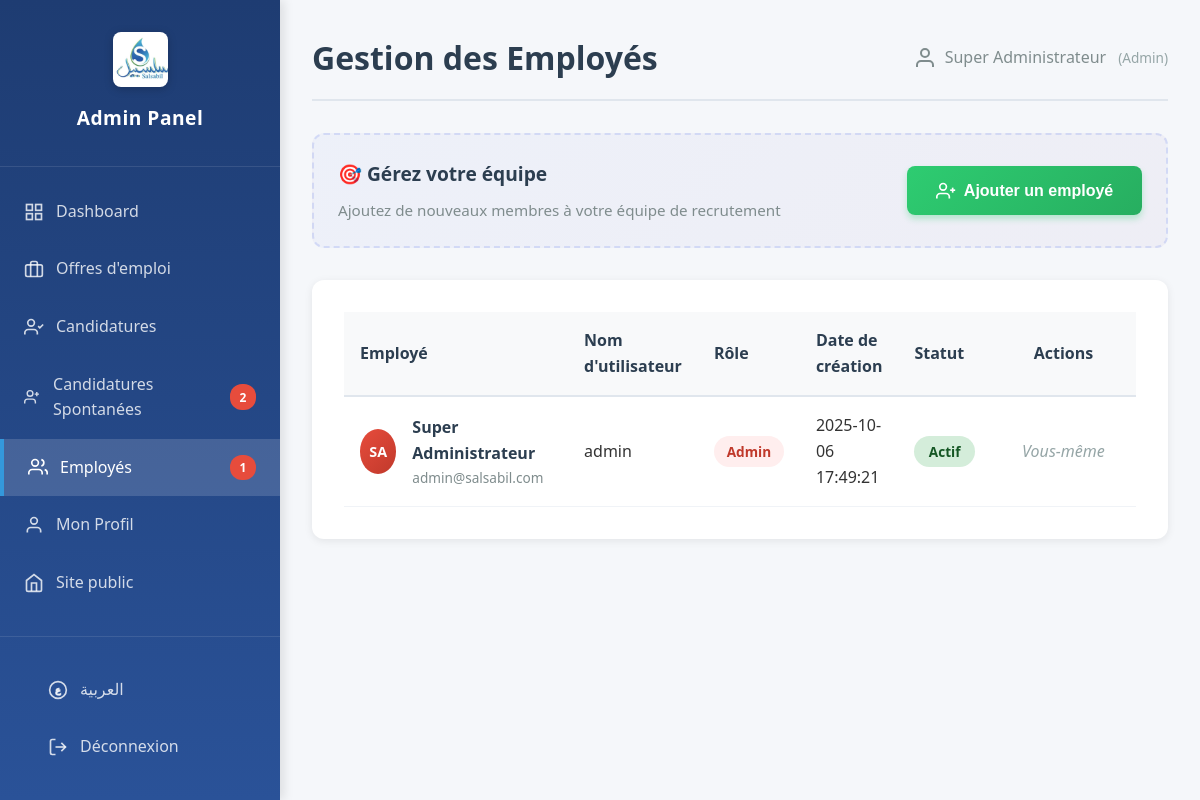
Page /admin/employees (signed in) on the committed database.
### tables this page shows
CREATE TABLE employees (
            id INTEGER PRIMARY KEY AUTOINCREMENT,
            username TEXT UNIQUE NOT NULL,
            password TEXT NOT NULL,
            prenom TEXT NOT NULL,
            nom TEXT NOT NULL,
            email TEXT UNIQUE NOT NULL,
            role TEXT NOT NULL,
            status TEXT DEFAULT 'actif',
            date_creation TEXT DEFAULT CURRENT_TIMESTAMP
        );

### app.py (the view)
@app.route('/admin/employees')
@login_required
@permission_required('view_employees')
def admin_employees():
    all_applications = get_all_applications()
    regular_applications = [app for app in all_applications if app.get('job_id') != 0]
    spontaneous_count = len([app for app in all_applications if app.get('job_id') == 0])
    current_user = get_current_user()
    return render_template('admin/employees.html',
                         employees=get_all_employees(),
                         jobs=get_all_jobs(),
                         applications=regular_applications,
                         current_user=current_user,
                         permissions=ROLE_PERMISSIONS.get(current_user['role'], {}),
                         spontaneous_count=spontaneous_count)

### templates/admin/employees.html (shortened to what this page needs)
<!DOCTYPE html>
<html lang="{% if lang == 'ar' %}ar{% else %}fr{% endif %}" {% if lang == 'ar' %}dir="rtl"{% endif %}>
<head>
    <link rel="stylesheet" href="{{ url_for('static', filename='css/style.css') }}">
    <link rel="stylesheet" href="{{ url_for('static', filename='css/admin.css') }}">
</head>
<body>
    <div class="admin-layout">
        <aside class="admin-sidebar">
            <div class="sidebar-header">
                <img src="{{ url_for('static', filename='img/logo.jpeg') }}" alt="Logo Salsabil" class="logo-img">
                <h3>{% if lang == 'ar' %}لوحة التحكم{% else %}Admin Panel{% endif %}</h3>
            </div>
            <nav class="sidebar-nav">
                <a href="{{ url_for('admin_dashboard_ar' if lang == 'ar' else 'admin_dashboard') }}" class="nav-item">
                    <svg width="20" height="20" viewBox="0 0 24 24" fill="none" stroke="currentColor" stroke-width="2">
                        <rect x="3" y="3" width="7" height="7"></rect>
                        <rect x="14" y="3" width="7" height="7"></rect>
                        <rect x="14" y="14" width="7" height="7"></rect>
                        <rect x="3" y="14" width="7" height="7"></rect>
                    </svg>
                    {% if lang == 'ar' %}لوحة التحكم{% else %}Dashboard{% endif %}
                </a>
                <a href="{{ url_for('admin_jobs_ar' if lang == 'ar' else 'admin_jobs') }}" class="nav-item">
                    <svg width="20" height="20" viewBox="0 0 24 24" fill="none" stroke="currentColor" stroke-width="2">
                        <rect x="2" y="7" width="20" height="14" rx="2" ry="2"></rect>
                        <path d="M16 21V5a2 2 0 0 0-2-2h-4a2 2 0 0 0-2 2v16"></path>
                    </svg>
                    {% if lang == 'ar' %}عروض العمل{% else %}Offres d'emploi{% endif %}
                </a>
                <a href="{{ url_for('admin_applications_ar' if lang == 'ar' else 'admin_applications') }}" class="nav-item">
                    <svg width="20" height="20" viewBox="0 0 24 24" fill="none" stroke="currentColor" stroke-width="2">
                        <path d="M16 21v-2a4 4 0 0 0-4-4H5a4 4 0 0 0-4 4v2"></path>
                        <circle cx="8.5" cy="7" r="4"></circle>
                        <polyline points="17 11 19 13 23 9"></polyline>
                    </svg>
                    {% if lang == 'ar' %}الطلبات{% else %}Candidatures{% endif %}
                </a>
                <a href="{{ url_for('admin_spontaneous_applications_ar' if lang == 'ar' else 'admin_spontaneous_applications') }}" class="nav-item">
                    <svg width="20" height="20" viewBox="0 0 24 24" fill="none" stroke="currentColor" stroke-width="2">
                        <path d="M16 21v-2a4 4 0 0 0-4-4H5a4 4 0 0 0-4 4v2"></path>
                        <circle cx="8.5" cy="7" r="4"></circle>
                        <path d="M15 8h6m-3-3v6"></path>
                    </svg>
                    {% if lang == 'ar' %}طلبات عفوية{% else %}Candidatures Spontanées{% endif %}
                    {% if spontaneous_count > 0 %}
                    <span class="badge">{{ spontaneous_count }}</span>
                    {% endif %}
                </a>
                {% if permissions.view_employees %}
                <a href="{{ url_for('admin_employees_ar' if lang == 'ar' else 'admin_employees') }}" class="nav-item active">
                    <svg width="20" height="20" viewBox="0 0 24 24" fill="none" stroke="currentColor" stroke-width="2">
                        <path d="M17 21v-2a4 4 0 0 0-4-4H5a4 4 0 0 0-4 4v2"></path>
                        <circle cx="8.5" cy="7" r="4"></circle>
                        <path d="M23 21v-2a4 4 0 0 0-3-3.87"></path>
                        <path d="M16 3.13a4 4 0 0 1 0 7.75"></path>
                    </svg>
                    {% if lang == 'ar' %}الموظفون{% else %}Employés{% endif %}
                    <span class="badge">{{ employees|length }}</span>
                </a>
                {% endif %}
                <a href="{{ url_for('admin_profile_ar' if lang == 'ar' else 'admin_profile') }}" class="nav-item">
                    <svg width="20" height="20" viewBox="0 0 24 24" fill="none" stroke="currentColor" stroke-width="2">
                        <path d="M20 21v-2a4 4 0 0 0-4-4H8a4 4 0 0 0-4 4v2"></path>
                        <circle cx="12" cy="7" r="4"></circle>
                    </svg>
                    {% if lang == 'ar' %}ملفي الشخصي{% else %}Mon Profil{% endif %}
                </a>
                <a href="{{ url_for('jobs_ar' if lang == 'ar' else 'jobs') }}" class="nav-item">
                    <svg width="20" height="20" viewBox="0 0 24 24" fill="none" stroke="currentColor" stroke-width="2">
                        <path d="M3 9l9-7 9 7v11a2 2 0 0 1-2 2H5a2 2 0 0 1-2-2z"></path>
                        <polyline points="9 22 9 12 15 12 15 22"></polyline>
                    </svg>
                    {% if lang == 'ar' %}الموقع العام{% else %}Site public{% endif %}
                </a>
            </nav>
            <div class="sidebar-footer">
                {% if lang == 'ar' %}
                <a href="{{ url_for('admin_employees') }}" class="nav-item">
                    <svg width="20" height="20" viewBox="0 0 24 24" fill="none" stroke="currentColor" stroke-width="2">
                        <circle cx="12" cy="12" r="10"></circle>
                        <text x="12" y="16" text-anchor="middle" font-size="12" fill="currentColor">FR</text>
                    </svg>
                    Français
                </a>
                {% else %}
                <a href="{{ url_for('admin_employees_ar') }}" class="nav-item">
                    <svg width="20" height="20" viewBox="0 0 24 24" fill="none" stroke="currentColor" stroke-width="2">
                        <circle cx="12" cy="12" r="10"></circle>
                        <text x="12" y="16" text-anchor="middle" font-size="10" fill="currentColor">ع</text>
                    </svg>
                    العربية
                </a>
                {% endif %}
                <a href="{{ url_for('admin_logout') }}" class="nav-item logout">
                    <svg width="20" height="20" viewBox="0 0 24 24" fill="none" stroke="currentColor" stroke-width="2">
                        <path d="M9 21H5a2 2 0 0 1-2-2V5a2 2 0 0 1 2-2h4"></path>
                        <polyline points="16 17 21 12 16 7"></polyline>
                        <line x1="21" y1="12" x2="9" y2="12"></line>
                    </svg>
                    {% if lang == 'ar' %}تسجيل الخروج{% else %}Déconnexion{% endif %}
                </a>
            </div>
        </aside>
        <main class="admin-main">
            <div class="admin-header">
                <h1>{% if lang == 'ar' %}إدارة الموظفين{% else %}Gestion des Employés{% endif %}</h1>
                <div class="admin-user">
                    <svg width="24" height="24" viewBox="0 0 24 24" fill="none" stroke="currentColor" stroke-width="2">
                        <path d="M20 21v-2a4 4 0 0 0-4-4H8a4 4 0 0 0-4 4v2"></path>
                        <circle cx="12" cy="7" r="4"></circle>
                    </svg>
                    <span>{{ current_user.prenom if current_user else 'Admin' }} {{ current_user.nom if current_user else '' }}</span>
                    {% if current_user and current_user.role %}
                    <span class="user-role">({{ current_user.role|capitalize }})</span>
                    {% endif %}
                </div>
            </div>
            {% if permissions.add_employee %}
            <div class="action-bar">
                <div class="action-bar-text">
                    <h3>{% if lang == 'ar' %}🎯 إدارة فريقك{% else %}🎯 Gérez votre équipe{% endif %}</h3>
                    <p>{% if lang == 'ar' %}أضف أعضاء جدد إلى فريق التوظيف{% else %}Ajoutez de nouveaux membres à votre équipe de recrutement{% endif %}</p>
                </div>
                <button class="btn-add-job" onclick="openEmployeeModal()">
                    <svg width="20" height="20" viewBox="0 0 24 24" fill="none" stroke="currentColor" stroke-width="2">
                        <path d="M16 21v-2a4 4 0 0 0-4-4H5a4 4 0 0 0-4 4v2"></path>
                        <circle cx="8.5" cy="7" r="4"></circle>
                        <line x1="20" y1="8" x2="20" y2="14"></line>
                        <line x1="23" y1="11" x2="17" y2="11"></line>
                    </svg>
                    {% if lang == 'ar' %}إضافة موظف{% else %}Ajouter un employé{% endif %}
                </button>
            </div>
            {% endif %}
            <div class="content-section">
                <div class="table-container">
                    <table class="admin-table">
                        <thead>
                            <tr>
                                <th>{% if lang == 'ar' %}الموظف{% else %}Employé{% endif %}</th>
                                <th>{% if lang == 'ar' %}اسم المستخدم{% else %}Nom d'utilisateur{% endif %}</th>
                                <th>{% if lang == 'ar' %}الدور{% else %}Rôle{% endif %}</th>
                                <th>{% if lang == 'ar' %}تاريخ الإنشاء{% else %}Date de création{% endif %}</th>
                                <th>{% if lang == 'ar' %}الحالة{% else %}Statut{% endif %}</th>
                                <th>{% if lang == 'ar' %}الإجراءات{% else %}Actions{% endif %}</th>
                            </tr>
                        </thead>
                        <tbody>
                            {% for emp in employees %}
                            <tr>
                                <td>
                                    <div class="candidate-info">
                                        <div class="candidate-avatar employee-avatar-{{ emp.role }}">
                                            {{ emp.prenom[0] }}{{ emp.nom[0] }}
                                        </div>
                                        <div>
                                            <div class="candidate-name">{{ emp.prenom }} {{ emp.nom }}</div>
                                            <div class="candidate-email">{{ emp.email }}</div>
                                        </div>
                                    </div>
                                </td>
                                <td>{{ emp.username }}</td>
                                <td>
                                    <span class="role-badge role-{{ emp.role }}">
                                        {% if lang == 'ar' %}
                                            {% if emp.role == 'admin' %}مدير
                                            {% elif emp.role == 'hr' %}موارد بشرية
                                            {% elif emp.role == 'recruteur' %}موظف توظيف
                                            {% else %}{{ emp.role|capitalize }}{% endif %}
                                        {% else %}
                                            {{ emp.role|capitalize }}
                                        {% endif %}
                                    </span>
                                </td>
                                <td>{{ emp.date_creation }}</td>
                                <td>
                                    <span class="status-badge status-{{ emp.status }}">
                                        {% if lang == 'ar' %}
                                            {% if emp.status == 'actif' %}نشط
                                            {% elif emp.status == 'inactif' %}غير نشط
                                            {% else %}{{ emp.status|capitalize }}{% endif %}
                                        {% else %}
                                            {{ emp.status|capitalize }}
                                        {% endif %}
                                    </span>
                                </td>
                                <td>
                                    {% if emp.id != current_user.id %}
                                        <div class="action-buttons-inline">
                                            {% if permissions.edit_employee %}
                                            <form method="POST" action="{{ url_for('admin_toggle_employee_status', emp_id=emp.id) }}" style="display: inline;">
                                                <button type="submit" class="btn-toggle" title="{% if lang == 'ar' %}{{ 'تفعيل' if emp.status == 'inactif' else 'تعطيل' }}{% else %}{{ 'Activer' if emp.status == 'inactif' else 'Désactiver' }}{% endif %}">
                                                    <svg width="18" height="18" viewBox="0 0 24 24" fill="none" stroke="currentColor" stroke-width="2">
                                                        <rect x="3" y="11" width="18" height="11" rx="2" ry="2"></rect>
                                                        <path d="M7 11V7a5 5 0 0 1 10 0v4"></path>
                                                    </svg>
                                                </button>
                                            </form>
                                            {% endif %}
                                            {% if permissions.delete_employee %}
                                            <form method="POST" action="{{ url_for('admin_delete_employee', emp_id=emp.id) }}" style="display: inline;" onsubmit="return confirm(&quot;{% if lang == 'ar' %}هل أنت متأكد من حذف هذا الموظف؟{% else %}Êtes-vous sûr de vouloir supprimer cet employé ?{% endif %}&quot;);">
                                                <button type="submit" class="btn-delete-job" title="{% if lang == 'ar' %}حذف{% else %}Supprimer{% endif %}">
                                                    <svg width="18" height="18" viewBox="0 0 24 24" fill="none" stroke="currentColor" stroke-width="2">
                                                        <polyline points="3 6 5 6 21 6"></polyline>
                                                        <path d="M19 6v14a2 2 0 0 1-2 2H7a2 2 0 0 1-2-2V6m3 0V4a2 2 0 0 1 2-2h4a2 2 0 0 1 2 2v2"></path>
                                                    </svg>
                                                </button>
                                            </form>
                                            {% endif %}
                                        </div>
                                    {% else %}
                                        <span class="text-muted">{% if lang == 'ar' %}أنت{% else %}Vous-même{% endif %}</span>
                                    {% endif %}
                                </td>
                            </tr>
                            {% endfor %}
                        </tbody>
                    </table>
                </div>
            </div>
        </main>
    </div>
</body>
</html>

### rows in the picture
employees: prenom "Super", nom "Administrateur", role "Admin", prenom "S", nom "A", email "admin@salsabil.com", username "admin", date_creation "2025-10-06 17:49:21", status "Actif", shows "Vous-même"

### other values in the picture
{{ spontaneous_count }} "2"
{{ employees|length }} "1"
